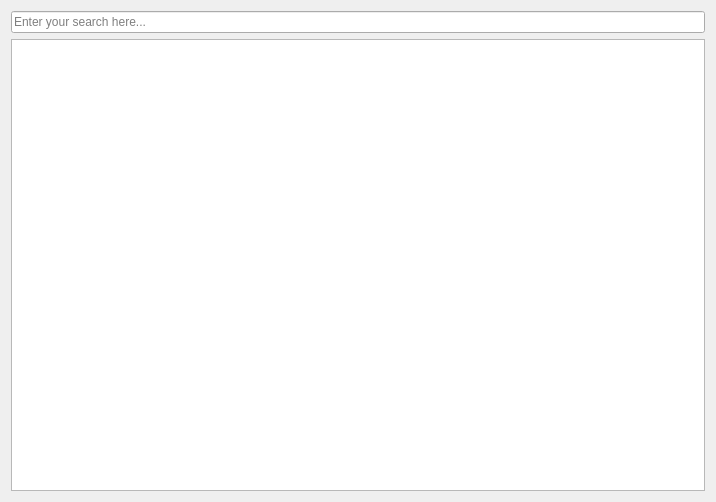
<?xml version="1.0" encoding="UTF-8"?>
<ui version="4.0">
 <class>ObjectList</class>
 <widget class="QWidget" name="ObjectList">
  <property name="geometry">
   <rect>
    <x>0</x>
    <y>0</y>
    <width>716</width>
    <height>502</height>
   </rect>
  </property>
  <layout class="QVBoxLayout" name="verticalLayout_2">
   <item>
    <widget class="QSplitter" name="splitter">
     <property name="orientation">
      <enum>Qt::Vertical</enum>
     </property>
     <widget class="QWidget" name="layoutWidget">
      <layout class="QVBoxLayout" name="verticalLayout">
       <item>
        <widget class="QLineEdit" name="objectSearch">
         <property name="placeholderText">
          <string>Enter your search here...</string>
         </property>
        </widget>
       </item>
       <item>
        <widget class="QListView" name="objectList">
         <property name="alternatingRowColors">
          <bool>true</bool>
         </property>
        </widget>
       </item>
      </layout>
     </widget>
    </widget>
   </item>
  </layout>
 </widget>
 <resources/>
 <connections/>
</ui>
